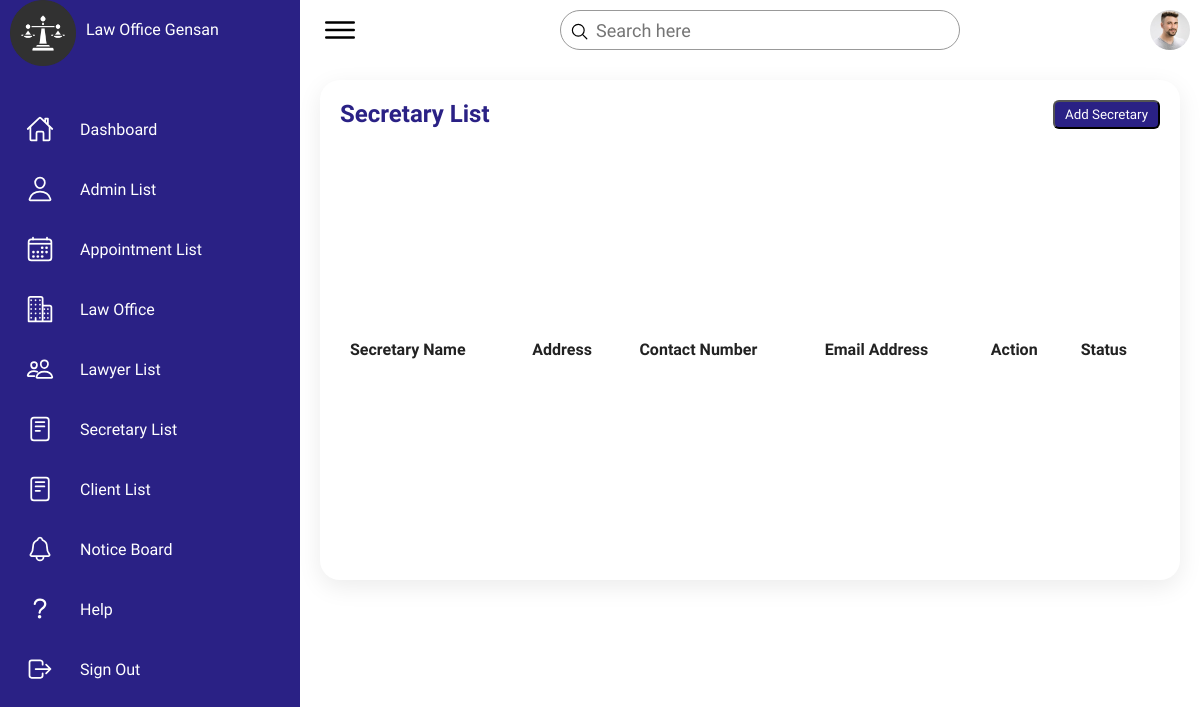
Page /secretarylist.php on the earlier database version.
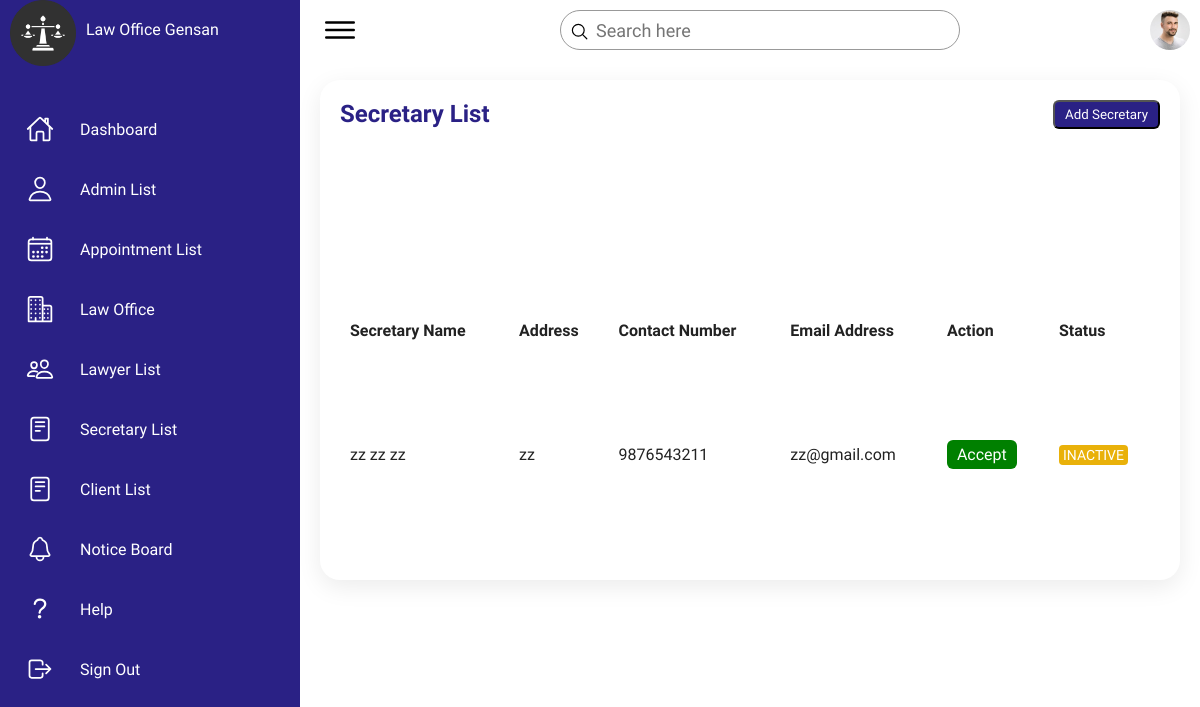
Same page on the later database version.
### tables this page shows
CREATE TABLE `tbl_userinfo` (
  `userinfo_id` int(11) NOT NULL,
  `firstName` varchar(244) NOT NULL,
  `middlename` varchar(244) NOT NULL,
  `lastName` varchar(244) NOT NULL,
  `gender` varchar(244) NOT NULL,
  `user_status` int(11) NOT NULL
);

CREATE TABLE `tbl_contactinfo` (
  `contact_id` int(11) NOT NULL,
  `user_id` int(11) NOT NULL,
  `address` varchar(244) NOT NULL,
  `barangay` varchar(244) NOT NULL,
  `city` varchar(244) NOT NULL,
  `zipcode` int(11) NOT NULL,
  `phoneNum` bigint(11) NOT NULL
);

CREATE TABLE `tbl_cred` (
  `usercred_id` int(11) NOT NULL,
  `user_id` int(11) NOT NULL,
  `email` varchar(244) NOT NULL,
  `password` varchar(244) NOT NULL
);

### secretarylist.php (the view, shortened to what the changed rows need)
<?php
include "dbconn.php";
$sql = "SELECT tbl_userinfo.userinfo_id, tbl_userinfo.firstName, tbl_userinfo.middlename, tbl_userinfo.lastName, tbl_usertype.user_type, tbl_cred.email, tbl_contactinfo.address, tbl_contactinfo.phoneNum
,tbl_userinfo.user_status
FROM tbl_userinfo
JOIN tbl_usertype ON tbl_userinfo.userinfo_id = tbl_usertype.user_id
JOIN tbl_cred ON tbl_userinfo.userinfo_id = tbl_cred.user_id
JOIN tbl_contactinfo ON tbl_userinfo.userinfo_id = tbl_contactinfo.user_id
WHERE tbl_usertype.user_type = 'secretary'";
$result = mysqli_query($conn, $sql);
?>
<!DOCTYPE html>
<html lang="en">
<head>
    <link rel="stylesheet" href="lawyerSecretary.css">
</head>
<body>
  <div class="container">
        <div class="main">
             <div class="details">
                <div class="Appointment">
                    <div class="cardHeader">
                        <h2>Secretary List</h2>
                    </div>
                    <table id="lawoffice-table">
                        <thead>
                            <tr>
                                <td>Secretary Name</td>
                                <td>Address</td>
                                <td>Contact Number</td>
                                <td>Email Address</td>
                                <td>Action</td>
                                <td>Status</td>
                            </tr>
                        </thead>
                        <tbody>
                            <tr>
                                <?php
                                while($row = mysqli_fetch_assoc($result)){
                                    ?>
                                    <td><?php echo $row['firstName'] . ' ' . $row['middlename'] . ' ' . $row['lastName'];?></td>
                                    <td><?php echo $row['address']; ?></td>
                                    <td><?php echo $row['phoneNum']; ?></td>
                                    <td><?php echo $row['email']; ?></td>
                                    <td>
                                        <?php
                                        if($row['user_status'] == 0) {
                                            echo '<p><a href="secretaryactivate.php?userinfo_id='.$row['userinfo_id'].'&status=1" class="method active">Accept</a></p>';
                                        }
                                        else {
                                            echo '<p><a href="secretaryactivate.php?userinfo_id='.$row['userinfo_id'].'&status=0" class="method deactive">Deactivate</a></p>';
                                        }
                                        ?>
                                    </td>
                                    <td>
                                        <?php
                                        if($row['user_status'] == 1) {
                                        echo '<span class="status delivered">ACTIVE</span>';
                                        } else {
                                            echo '<span class="status pending">INACTIVE</span>';
                                        }
                                        ?>
                                    </td>
                            </tr>
                            <?php
                                }
                                ?>
                        </tbody>
            </div>
        </div>
    </div>
</body>
</html>

Differences in the rows shown:
added tbl_userinfo: firstName "zz", middlename "zz", lastName "zz", tbl_contactinfo.address "zz", tbl_contactinfo.phoneNum "9876543211", tbl_cred.email "zz@gmail.com", user_status "INACTIVE"
